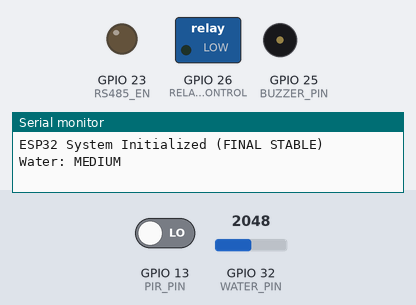
The sketch below on a simulated ESP32. Parts: switched loads named in the sketch (green lamp = pin HIGH), output pins drawn as LEDs (lit = HIGH), buzzer (waves = sounding, pin HIGH), the last lines printed to the serial monitor. Inputs (shaded band) come from the test bench; at power-on: GPIO 13 (PIR_PIN) LOW, GPIO 32 (WATER_PIN) = 2048.

Above: at 1.2 s.
1.3 s: GPIO 13 (PIR_PIN) driven HIGH
At 2.1 s:
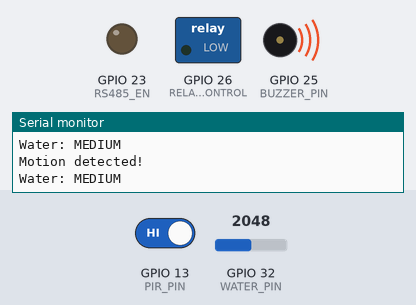
3.8 s: GPIO 32 (WATER_PIN) set to 2452
8.5 s: GPIO 32 (WATER_PIN) set to 2566
Timing chart, 0 to 11.5 s (numbered marks = the images above; inputs shaded):
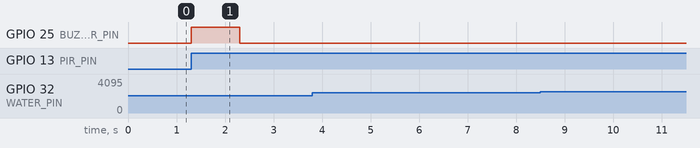

The sketch:

final_merge.ino
```cpp
/* =========================================================
   -------------------- PIN DEFINITIONS --------------------
   ========================================================= */

// Relay / Pump
#define RELAY_CONTROL 26

// RS485 / NPK Sensor
#define RXD2      16
#define TXD2      17
#define RS485_EN  23

// Motion / Water / Buzzer
#define PIR_PIN        13
#define BUZZER_PIN     25
#define WATER_PIN      32


/* =========================================================
   -------------------- RS485 SERIAL -----------------------
   ========================================================= */
HardwareSerial RS485(2);


/* =========================================================
   -------------------- GLOBAL VARIABLES -------------------
   ========================================================= */
unsigned long buzzerOffTime = 0;
bool buzzerOn = false;

// 🔒 RS485 LOCK (VERY IMPORTANT)
volatile bool rs485Busy = false;


/* =========================================================
   -------------------- NPK DATA STRUCT --------------------
   ========================================================= */
struct NPK_Data {
  float temperature;
  float moisture;
  float ph;
  uint16_t conductivity;
  uint16_t nitrogen;
  uint16_t phosphorus;
  uint16_t potassium;
};


/* =========================================================
   -------------------- MODBUS CRC -------------------------
   ========================================================= */
uint16_t modbusCRC(uint8_t *buf, uint16_t len) {
  uint16_t crc = 0xFFFF;
  for (uint16_t pos = 0; pos < len; pos++) {
    crc ^= (uint16_t)buf[pos];
    for (int i = 0; i < 8; i++) {
      if (crc & 0x0001) {
        crc >>= 1;
        crc ^= 0xA001;
      } else {
        crc >>= 1;
      }
    }
  }
  return crc;
}


/* =========================================================
   -------------------- PRINT FRAME ------------------------
   ========================================================= */
void printFrameHex(const char *tag, uint8_t *buf, uint16_t len) {
  Serial.print(tag);
  Serial.print(" [");
  Serial.print(len);
  Serial.print("]: ");
  for (int i = 0; i < len; i++) {
    if (buf[i] < 0x10) Serial.print("0");
    Serial.print(buf[i], HEX);
    Serial.print(" ");
  }
  Serial.println();
}


/* =========================================================
   -------------------- SEND MODBUS REQUEST ----------------
   ========================================================= */
void sendReadRequest(uint8_t slaveID, uint16_t startAddr, uint16_t quantity) {
  uint8_t frame[8];

  frame[0] = slaveID;
  frame[1] = 0x03;
  frame[2] = highByte(startAddr);
  frame[3] = lowByte(startAddr);
  frame[4] = highByte(quantity);
  frame[5] = lowByte(quantity);

  uint16_t crc = modbusCRC(frame, 6);
  frame[6] = crc & 0xFF;
  frame[7] = crc >> 8;

  printFrameHex("TX", frame, 8);

  digitalWrite(RS485_EN, HIGH);      // TX mode
  delayMicroseconds(100);

  RS485.write(frame, 8);
  RS485.flush();

  delayMicroseconds(200);            // sensor turnaround
  digitalWrite(RS485_EN, LOW);       // RX mode
}


/* =========================================================
   -------------------- DECODE NPK FRAME -------------------
   ========================================================= */
bool decodeNPKFrame(uint8_t *rx, uint16_t len,
                    uint16_t startRegister,
                    NPK_Data &data) {

  if (len < 7) return false;
  if (rx[1] != 0x03) return false;

  uint8_t byteCount = rx[2];
  if (byteCount + 5 != len) return false;

  uint8_t *payload = &rx[3];
  uint8_t regCount = byteCount / 2;

  for (uint8_t i = 0; i < regCount; i++) {
    uint16_t value = (payload[i * 2] << 8) | payload[i * 2 + 1];
    uint16_t reg = startRegister + i;

    switch (reg) {
      case 0x0000: data.temperature = value / 10.0; break;
      case 0x0001: data.moisture = value / 10.0; break;
      case 0x0002: data.conductivity = value; break;
      case 0x0003: data.ph = value / 100.0; break;
      case 0x0004: data.nitrogen = value; break;
      case 0x0005: data.phosphorus = value; break;
      case 0x0006: data.potassium = value; break;
    }
  }
  return true;
}


/* =========================================================
   -------------------- READ NPK SENSOR --------------------
   ========================================================= */
void readNPKSensor() {
  static unsigned long lastRead = 0;
  unsigned long now = millis();

  if (now - lastRead < 3000) return;  // EXACT 3 seconds
  lastRead = now;

  rs485Busy = true;   // 🔒 LOCK SYSTEM

  uint8_t rxBuf[64];
  uint16_t rxLen = 0;
  NPK_Data sensor = {0};

  sendReadRequest(2, 0x0000, 7);   // ✅ SLAVE ID = 2

  unsigned long start = millis();
  while (millis() - start < 1000) {
    if (RS485.available()) {
      rxBuf[rxLen++] = RS485.read();
    }
  }

  rs485Busy = false;  // 🔓 UNLOCK SYSTEM

  if (rxLen == 0) {
    Serial.println("No response from NPK sensor");
    return;
  }

  printFrameHex("RX", rxBuf, rxLen);

  uint16_t crcRx   = rxBuf[rxLen - 2] | (rxBuf[rxLen - 1] << 8);
  uint16_t crcCalc = modbusCRC(rxBuf, rxLen - 2);

  if (crcRx != crcCalc) {
    Serial.println("CRC ERROR");
    return;
  }

  if (decodeNPKFrame(rxBuf, rxLen, 0x0000, sensor)) {
    Serial.println("------ NPK SENSOR DATA ------");
    Serial.print("Temperature : "); Serial.print(sensor.temperature); Serial.println(" °C");
    Serial.print("Moisture    : "); Serial.print(sensor.moisture); Serial.println(" %");
    Serial.print("EC          : "); Serial.print(sensor.conductivity); Serial.println(" uS/cm");
    Serial.print("pH          : "); Serial.println(sensor.ph);
    Serial.print("Nitrogen    : "); Serial.print(sensor.nitrogen); Serial.println(" mg/kg");
    Serial.print("Phosphorus  : "); Serial.print(sensor.phosphorus); Serial.println(" mg/kg");
    Serial.print("Potassium   : "); Serial.print(sensor.potassium); Serial.println(" mg/kg");
    Serial.println("-----------------------------");
  }
}


/* =========================================================
   -------------------- RELAY PUMP -------------------------
   ========================================================= */
void pumpControl() {
  if (rs485Busy) return;

  // Manual mode only: do not auto-toggle relay.
  // Relay state must be set by an external control path (web/MQTT/API command).
}


/* =========================================================
   -------------------- PIR + BUZZER -----------------------
   ========================================================= */
void handleMotionAndBuzzer() {
  if (rs485Busy) return;

  static int lastMotion = LOW;
  int motion = digitalRead(PIR_PIN);

  if (motion == HIGH && lastMotion == LOW) {
    Serial.println("Motion detected!");
    digitalWrite(BUZZER_PIN, HIGH);
    buzzerOn = true;
    buzzerOffTime = millis() + 1000;
  }
  lastMotion = motion;

  if (buzzerOn && millis() > buzzerOffTime) {
    digitalWrite(BUZZER_PIN, LOW);
    buzzerOn = false;
  }
}


/* =========================================================
   -------------------- WATER LEVEL ------------------------
   ========================================================= */
void readWaterLevel() {
  if (rs485Busy) return;

  static unsigned long lastPrint = 0;
  if (millis() - lastPrint < 1000) return;
  lastPrint = millis();

  int waterRaw = analogRead(WATER_PIN);

  Serial.print("Water: ");
  if (waterRaw < 400) Serial.println("DRY");
  else if (waterRaw < 1200) Serial.println("LOW");
  else if (waterRaw < 2500) Serial.println("MEDIUM");
  else Serial.println("HIGH");
}


/* =========================================================
   -------------------- SETUP ------------------------------
   ========================================================= */
void setup() {
  Serial.begin(115200);

  pinMode(RELAY_CONTROL, OUTPUT);
  digitalWrite(RELAY_CONTROL, LOW);

  pinMode(PIR_PIN, INPUT_PULLDOWN);
  pinMode(BUZZER_PIN, OUTPUT);
  digitalWrite(BUZZER_PIN, LOW);

  pinMode(WATER_PIN, INPUT);
  analogSetWidth(12);
  analogSetAttenuation(ADC_11db);

  pinMode(RS485_EN, OUTPUT);
  digitalWrite(RS485_EN, LOW);

  RS485.begin(9600, SERIAL_8N1, RXD2, TXD2);

  Serial.println("ESP32 System Initialized (FINAL STABLE)");
}


/* =========================================================
   -------------------- LOOP -------------------------------
   ========================================================= */
void loop() {
  readNPKSensor();        // MUST be first
  pumpControl();
  handleMotionAndBuzzer();
  readWaterLevel();
}
```

Measured:
- after the input at 1.3 s, GPIO 25 (BUZZER_PIN): LOW → HIGH at once, → LOW 1.0 s later
